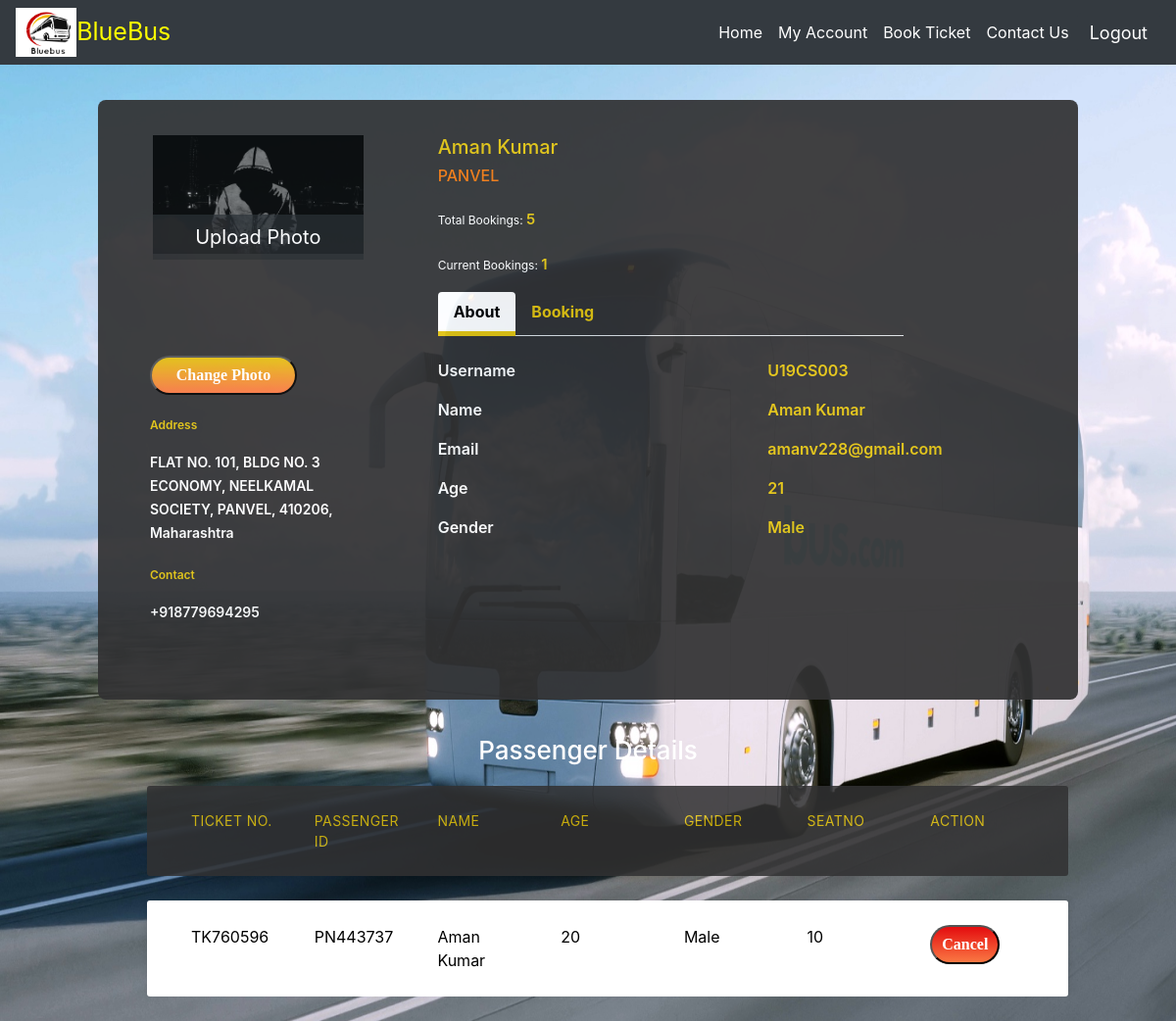
The page /Account/myaccount.php (signed in) on the database its author committed.
### tables this page shows
CREATE TABLE `users` (
  `iduser` int(11) NOT NULL,
  `username` varchar(50) NOT NULL,
  `upwd` varchar(128) NOT NULL,
  `uemail` varchar(128) NOT NULL,
  `uname` varchar(129) NOT NULL,
  `ugender` varchar(128) NOT NULL,
  `uage` int(3) NOT NULL,
  `ucity` varchar(128) NOT NULL,
  `upincode` int(6) NOT NULL,
  `uphone` varchar(15) NOT NULL,
  `uaddress` text NOT NULL,
  `ubooknum` int(11) NOT NULL DEFAULT 0
);

CREATE TABLE `userpass` (
  `username` varchar(50) NOT NULL,
  `pid` varchar(20) NOT NULL
);

CREATE TABLE `ticket` (
  `ticketid` varchar(20) NOT NULL,
  `tid` varchar(20) NOT NULL,
  `pid` varchar(20) NOT NULL,
  `seatno` int(11) NOT NULL,
  `src` varchar(4) NOT NULL,
  `dest` varchar(4) NOT NULL,
  `jdate` date NOT NULL,
  `busid` varchar(120) DEFAULT NULL,
  `fare` int(11) DEFAULT NULL
);

CREATE TABLE `passenger` (
  `pid` varchar(20) NOT NULL,
  `pname` varchar(120) NOT NULL,
  `dob` date NOT NULL,
  `pgender` varchar(10) NOT NULL,
  `pphone` varchar(20) NOT NULL
);

### Account/myaccount.php (the view, shortened to what this page needs)
<?php
include_once '../db/dbh.inc.php';
?>
<!DOCTYPE html>
<head>
<link href="//maxcdn.bootstrapcdn.com/bootstrap/4.1.1/css/bootstrap.min.css" rel="stylesheet" id="bootstrap-css">
<link href="css/style.css" rel="stylesheet">
</head>
<body>
<nav class="navbar navbar-expand-md navbar-dark bg-dark">
        <img class="container-img" src="bus_logo.PNG" height=50>
      <a class="navbar-brand" href="#" style="color:yellow;font-size:25px;">BlueBus</a>
      <div class="collapse navbar-collapse" id="navbarCollapse">
        <ul class="navbar-nav ml-auto ">
          <li class="nav-item">
            <a class="nav-link active" aria-current="page" href="../homepage/index.php" style="color:white;font-size:16px;">Home</a>
          </li>
          <li class="nav-item">
            <a class="nav-link" href="../account/myaccount.php" style="color:white;">My Account</a>
          </li>
          <li class="nav-item">
            <a class="nav-link" href="../booking/book ticket.php" style="color:white;font-size:16px;">Book Ticket</a>
          </li>
          <li class="nav-item">
            <a class="nav-link" href="../contact/contact.php" style="color:white;font-size:16px;">Contact Us</a>
          </li>
          <li class="nav-item">
              <div class="text-right" >
                    <form action="../db/logout.inc.php" method="post">
                        <button type="submit" class="btn bg-dark" style="color:white;font-size:18px;"   name="logos">Logout</button>
                    </form>
                </div>
            </li>
        </ul>
      </div>
  </nav>
<div class="container emp-profile">
            <form method="post" action="../db/img.up.php" enctype="multipart/form-data">
                <div class="row">
                    <div class="col-md-4">
                        <div class="profile-img">
                            <?php
                            $id=$_SESSION['iduser'];
                            $sql="SELECT * FROM profileimg WHERE iduser='$id';";
                            $result=mysqli_query($conn,$sql);
                            $row=mysqli_fetch_assoc($result);
                            if($row['pstatus']==0){
                                            echo"<img src='../upload/profile".$id.".jpg?".mt_rand()."' height=100/>";
                                    }else{
                                            echo"<img src='../upload/profiledef.jpg' />";
                                    }
                            ?>
                            <div class="file btn btn-lg btn-primary">
                                Upload Photo
                            </div>
                        </div>
                    </div>
                    <div class="col-md-6">
                        <div class="profile-head">
                                    <h5>
                                        <?php
                                            $user=$_SESSION['username'];
                                            $sql="SELECT * FROM users WHERE username='$user';";
                                            $result = mysqli_query($conn,$sql);
                                            $resultCheck = mysqli_num_rows($result);
                                            if($resultCheck > 0){
                                              while($row = mysqli_fetch_assoc($result)){
                                                mysqli_next_result($conn);
                                                $sql1="SELECT * FROM usertick;";
                                                $res=mysqli_query($conn,$sql1);
                                                $r1=mysqli_num_rows($res);
                                                echo $row['uname']."</h5>
                                    <h6>".$row['ucity'].'</h6><p class="proile-rating">Total Bookings: <span>'.$row['ubooknum'].'</span></p>
                                    <p class="proile-rating">Current Bookings: <span>'.$r1.'</span></p>
                            <ul class="nav nav-tabs" id="myTab" role="tablist">
                                <li class="nav-item">
                                    <a class="nav-link active" id="home-tab" data-toggle="tab" href="#profile" role="tab" aria-controls="home" aria-selected="true" ">About</a>
                                </li>
                                <li class="nav-item">
                                    <a class="nav-link" id="profile-tab" data-toggle="tab" href="#booking" role="tab" aria-controls="profile" aria-selected="false">Booking</a>
                                </li>
                            </ul>
                        </div>
                    </div>
                </div>
                <div class="row">
                    <div class="col-md-4">
                        <div class="profile-work">
                           <button type="submit" class="btnn" name="submit">Change Photo</button>
                            <p>Address</p>
                            <a >'.$row['uaddress'].'</a><br/>
                            <p>Contact</p>
                            <a >'.$row['uphone'].'</a><br/>
                        </div>
                    </div>
                    <div class="col-md-8">
                        <div class="tab-content profile-tab" id="myTabContent">
                            <div class="tab-pane fade show active" id="profile" role="tabpanel" aria-labelledby="home-tab">
                                        <div class="row">
                                            <div class="col-md-6">
                                                <label>Username</label>
                                            </div>
                                            <div class="col-md-6">
                                                <p>'.$row['username'].'</p>
                                            </div>
                                        </div>
                                        <div class="row">
                                            <div class="col-md-6">
                                                <label>Name</label>
                                            </div>
                                            <div class="col-md-6">
                                                <p>'.$row['uname'].'</p>
                                            </div>
                                        </div>
                                        <div class="row">
                                            <div class="col-md-6">
                                                <label>Email</label>
                                            </div>
                                            <div class="col-md-6">
                                                <p>'.$row['uemail'].'</p>
                                            </div>
                                        </div>
                                        <div class="row">
                                            <div class="col-md-6">
                                                <label>Age</label>
                                            </div>
                                            <div class="col-md-6">
                                                <p>'.$row['uage'].'</p>
                                            </div>
                                        </div>
                                        <div class="row">
                                            <div class="col-md-6">
                                                <label>Gender</label>
                                            </div>
                                            <div class="col-md-6">
                                                <p>'.$row['ugender'].'</p>
                                            </div>
                                        </div>
                            </div>                                    ';
                                }
                              }
                             ?>
                        </div>
                    </div>
                </div>
            </form>
        </div>
<div class="container">
  <h2>Passenger Details </h2>
  <ul class="responsive-table">
    <li class="heading">
      <div class="col md-1 ">Ticket No.</div>
      <div class="col md-1 " >Passenger Id</div>
      <div class="col md-1 ">Name</div>
      <div class="col md-1 ">Age</div>
      <div class="col md-1 ">Gender</div>
      <div class="col md-1 ">Seatno</div>
      <div class="col md-1 ">Action</div>
    </li>
    <?php
    $user=$_SESSION['username'];
    $sql="SELECT * FROM userpass WHERE username='$user' order by pid;";
    $result=mysqli_query($conn,$sql);
    $i=1;
    while($row=mysqli_fetch_assoc($result))
    {
        $pid=$row['pid'];
        $sql1="SELECT * FROM ticket WHERE pid='$pid' ;";
        $sql2="SELECT * FROM passenger WHERE pid='$pid';";
        $result1=mysqli_query($conn,$sql1);
        $row1=mysqli_fetch_assoc($result1);
        $result2=mysqli_query($conn,$sql2);
        $row2=mysqli_fetch_assoc($result2);
        $date1=$row2['dob'];
        $year=date('Y');
        $date=explode('-',$date1);
        $y1=(int)$date[0];
        $age=$year-$y1;
        echo'<li class="table-row">
      <div class="col md-1 ">'.$row1['ticketid'].'</div>
      <div class="col md-1 " >'.$row1['pid'].'</div>
      <div class="col md-2 ">'.$row2['pname'].'</div>
      <div class="col md-2 ">'.$age.'</div>
      <div class="col md-2 ">'.$row2['pgender'].'</div>
      <div class="col md-1 ">'.$row1['seatno'].'</div>
      <div class="col md-1 "><form action="../db/cancel.inc.php" method="post"> <button type="submit" class="btnn" style="  min-width: 30px;
  height: 40px;
  background:-webkit-linear-gradient(rgb(228, 12, 15), rgb(250, 120, 67));" name="submit'.$i.'">Cancel</button></form></div>
    </li>';
    }
    ?>
  </ul>
</div>
</body>
</html>

### signup/css/style.css (style rules this page uses)
body { margin: 0; }

### Account/myaccount.php (style rules this page uses)
body { background-image: url('img/temp.jpg'); background-repeat: no-repeat; background-attachment: fixed; background-size: 100% 100%; color: #fff; }
.emp-profile { padding: 3%; margin-top: 3%; margin-bottom: 3%; border-radius: 0.5rem; background-color: #323233;opacity:0.93; }
.profile-img { text-align: center; }
.profile-img img { width: 70%; height: 100%; }
.profile-img .file { position: relative; overflow: hidden; margin-top: -20%; width: 70%; border: none; border-radius: 0; font-size: 20px; background: #212529b8; }
.profile-head h5 { color: rgb(228,196,15); }
.profile-head h6 { color: rgb(244,120,15); }
.proile-rating { font-size: 12px; color: #fff; margin-top: 5%; }
.proile-rating span { color: rgb(228,196,15); font-size: 15px; font-weight: 600; }
.profile-head .nav-tabs { margin-bottom:5%; }
.profile-head .nav-tabs .nav-link { font-weight:750; color:rgb(228,196,15); border: none; }
.profile-head .nav-tabs .nav-link.active { border: none; color: #000; border-bottom:5px solid rgb(228,196,15);; }
.profile-work { padding: 14%; margin-top: -15%; }
.profile-work p { font-size: 12px; color: rgb(228,196,15); font-weight: 600; margin-top: 10%; }
.profile-work a { text-decoration: none; color: #495057; font-weight: 600; font-size: 14px; }
.profile-tab label { font-weight: 600; }
.profile-tab p { font-weight: 600; color: rgb(228,196,15); }
.btnn { padding: 0 10px; min-width: 150px; height: 40px; background:-webkit-linear-gradient(rgb(228, 192, 15), rgb(250, 120, 67)); border-radius: 25px; font-family: Poppins-Regular; font-size: 16px; font-weight: 800; color: #fff; }
.container { max-width: 1000px; margin-left: auto; margin-right: auto; padding-left: 10px; padding-right: 10px; }
.responsive-table li { border-radius: 3px; padding: 25px 30px; display: flex; justify-content: space-between; margin-bottom: 25px; }
.responsive-table .heading { background-color: #323233; opacity: 0.87; color: rgb(228,196,15); font-size: 14px; text-transform: uppercase; letter-spacing: 0.03em; }
.responsive-table .table-row { background-color: #ffffff; box-shadow: 0px 0px 9px 0px rgba(0,0,0,0.1); color:#000; }

### rows shown on the page
users: uname "Aman Kumar", ucity "PANVEL", ubooknum "5", r1 "1", uaddress "FLAT NO. 101, BLDG NO. 3 ECONOMY, NEELKAMAL SOCIETY, PANVEL, 410206, Maharashtra", uphone "+918779694295", username "U19CS003", uemail "amanv228@gmail.com", uage "21", ugender "Male"
userpass: ticket.ticketid "TK760596", ticket.pid "PN443737", passenger.pname "Aman Kumar", passenger.pgender "Male", ticket.seatno "10"
